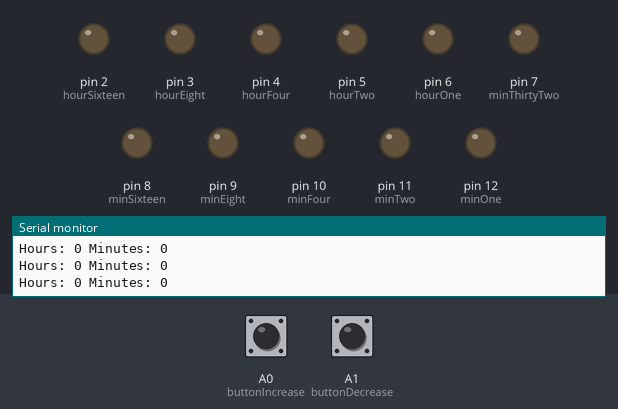
A sketch run on a simulated Arduino Nano, built with avr-gcc and run on an emulated ATmega328P. Shown: output pins drawn as LEDs (lit = HIGH), the last lines printed to the serial monitor. The inputs (shaded band) are chosen by the test bench; at power-on: A0 (buttonIncrease) LOW, A1 (buttonDecrease) LOW.

Above: at 2.8 s.
2.9 s: A0 (buttonIncrease) pulled HIGH for 3.2 s
At 7.8 s:
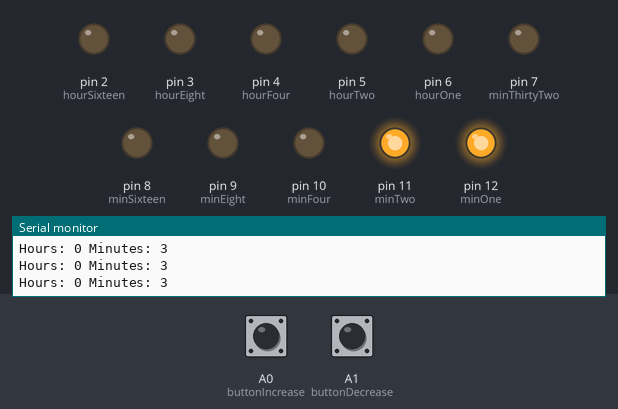
8.1 s: A0 (buttonIncrease) pulled HIGH for 1.2 s
At 10.3 s:
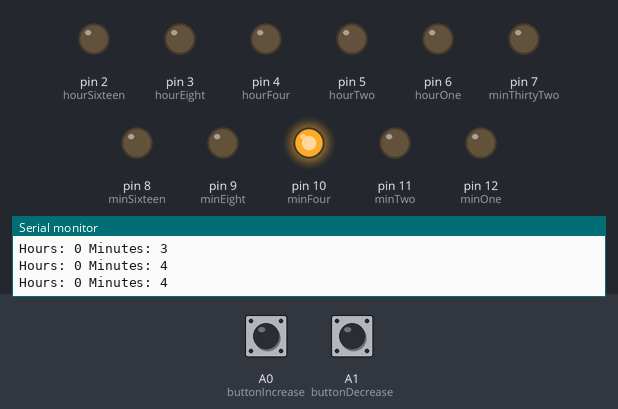
11.3 s: A0 (buttonIncrease) pulled HIGH for 1.2 s
At 14.0 s:
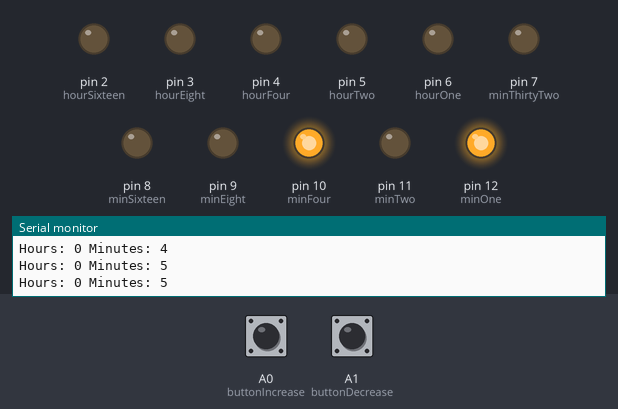
14.5 s: A0 (buttonIncrease) pulled HIGH for 1.2 s
At 16.5 s:
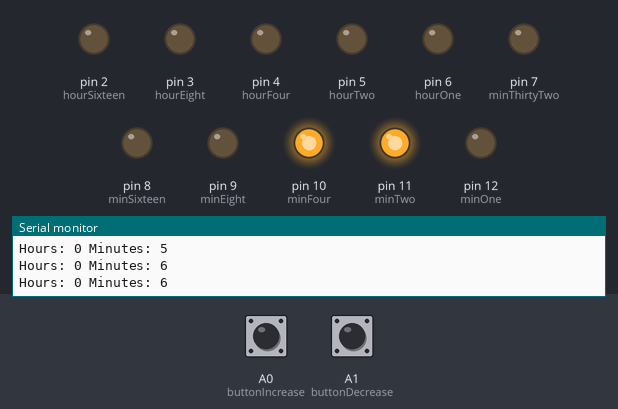
17.7 s: A0 (buttonIncrease) pulled HIGH for 1.2 s
At 20.1 s:
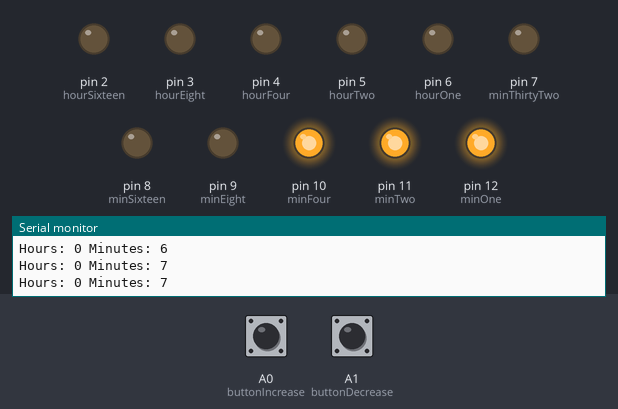
20.9 s: A0 (buttonIncrease) pulled HIGH for 3.2 s
At 25.7 s:
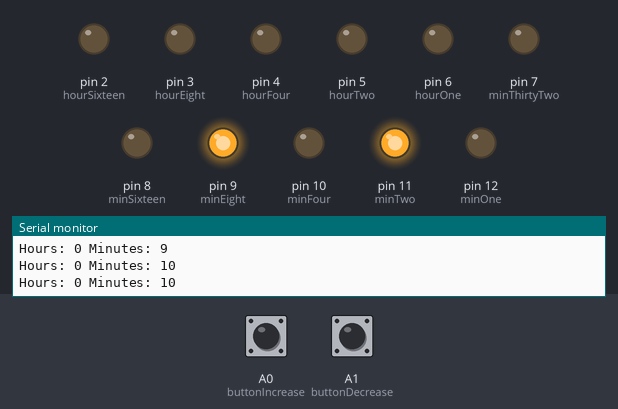
Timing chart, 0 to 62.5 s (numbered marks = the images above; inputs shaded):
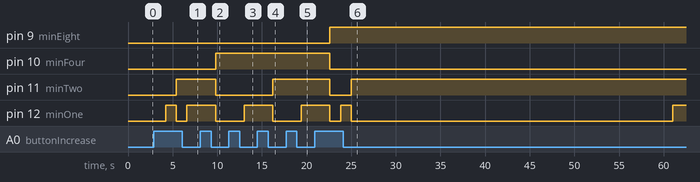

Measured:
- after the input at 2.9 s, pin 11 (minTwo): LOW → HIGH after 2.5 s; pin 12 (minOne): LOW → HIGH after 1.3 s, → LOW 1.2 s later, → HIGH 1.2 s later
- after the input at 8.1 s, pin 10 (minFour): LOW → HIGH after 1.7 s; pin 11 (minTwo), pin 12 (minOne): HIGH → LOW after 1.7 s
- after the input at 11.3 s, pin 12 (minOne): LOW → HIGH after 1.7 s
- after the input at 14.5 s, pin 11 (minTwo): LOW → HIGH after 1.7 s; pin 12 (minOne): HIGH → LOW after 1.7 s
- after the input at 17.7 s, pin 12 (minOne): LOW → HIGH after 1.7 s
- after the input at 20.9 s, pin 9 (minEight): LOW → HIGH after 1.7 s instead of 40.5 s; pin 10 (minFour), pin 11 (minTwo), pin 12 (minOne): HIGH → LOW after 1.7 s instead of 40.5 s

The sketch:

binaryClock.ino
```cpp
/*
Script for a binary clock of LEDs - 24h
Microcontroller: Arduino NANO
Created: 09.09.24
Last updated: 10.09.24
Version: 1.4
*/

unsigned long previousMillis = 0;  // Store the last time minutes were updated
const unsigned long interval = 60000;  // 60000 milliseconds = 60 seconds
int minutes = 0;
int hours = 0;

//Declare buttons
int buttonIncrease = A0;
int buttonDecrease = A1;

//Declare hour LEDs
int hourOne = 6;
int hourTwo = 5;
int hourFour = 4;
int hourEight = 3;
int hourSixteen = 2;

//Declare minute LEDs
int minOne = 12;
int minTwo = 11;
int minFour = 10;
int minEight = 9;
int minSixteen = 8;
int minThirtyTwo = 7;

void setup() {
  pinMode(buttonDecrease, INPUT);
  pinMode(buttonIncrease, INPUT);

  pinMode (hourOne, OUTPUT);
  pinMode (hourTwo, OUTPUT);
  pinMode (hourFour, OUTPUT);
  pinMode (hourEight, OUTPUT);
  pinMode (hourSixteen, OUTPUT);

  pinMode (minOne, OUTPUT);
  pinMode (minTwo, OUTPUT);
  pinMode (minFour, OUTPUT);
  pinMode (minEight, OUTPUT);
  pinMode (minSixteen, OUTPUT);
  pinMode (minThirtyTwo, OUTPUT);

  Serial.begin(9600); //Serial for testin purposes
}

/*
LOOP FUNCTION
First section keeps the time to a minute
Ensures that time does not go below 0 or above 23:59
Also included two buttons that increase or decrease the minute by 1
Lastly it lights up the LEDs based on the values in hour and minutes
*/


void loop() {
  unsigned long currentMillis = millis();

  // Check if 60 seconds have passed
  if (currentMillis - previousMillis >= interval) {
    previousMillis = currentMillis;  // Update the time
    minutes++;  // Increment the minutes

    // When minutes reach 60, reset to 0 and increment hours
    if (minutes >= 60) {
      minutes = 0;
      hours++;

      // Reset hours after 24 (for 24-hour clock)
      if (hours >= 24) {
        hours = 0;
      }
    }
  }

  // Check button presses
  if (digitalRead(buttonIncrease) == HIGH) {
    minutes++;
    if (minutes >= 60) {
      minutes = 0;
      hours++;
      if (hours >= 24) {
        hours = 0;
      }
    }
    delay(200);  // Debouncing delay
  }

  if (digitalRead(buttonDecrease) == HIGH) {
    if (minutes > 0) {
      minutes--;
    } else {
      minutes = 59;
      if (hours > 0) {
        hours--;
      } else {
        hours = 23;
      }
    }
    delay(200);  // Debouncing delay
  }

  // Print the time - for testing purposes
  Serial.print("Hours: ");
  Serial.print(hours);
  Serial.print(" Minutes: ");
  Serial.println(minutes);
  delay(1000);

  //Binary representation of hours: use bitwise operations
  digitalWrite(hourOne, (hours & 0b00001) ? HIGH : LOW);
  digitalWrite(hourTwo, (hours & 0b00010) ? HIGH : LOW);
  digitalWrite(hourFour, (hours & 0b00100) ? HIGH : LOW);
  digitalWrite(hourEight, (hours & 0b01000) ? HIGH : LOW);
  digitalWrite(hourSixteen, (hours & 0b10000) ? HIGH : LOW);

  // Binary representation of minutes: use bitwise operations
  digitalWrite(minOne, (minutes & 0b000001) ? HIGH : LOW);
  digitalWrite(minTwo, (minutes & 0b000010) ? HIGH : LOW);
  digitalWrite(minFour, (minutes & 0b000100) ? HIGH : LOW);
  digitalWrite(minEight, (minutes & 0b001000) ? HIGH : LOW);
  digitalWrite(minSixteen, (minutes & 0b010000) ? HIGH : LOW);
  digitalWrite(minThirtyTwo, (minutes & 0b100000) ? HIGH : LOW);

}
```
